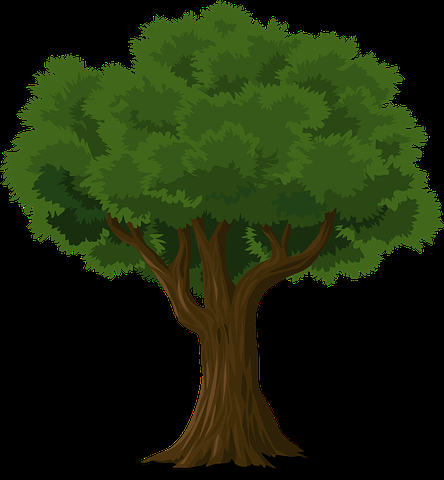
%> input picture img1.png, 444 x 480 px
$ octave intensity_level.m   (GNU Octave 9; MATLAB toolbox functions it lacks are replaced by stand-ins)
%> lines starting %> are read from the running program, lines starting %| are printed output that depends on the picture
I = imread('C:\Users\SRTINNI\Desktop\41 Lab\DIP_LAB_\img1.png');
%> I is the input picture: size 480x444x3 uint8; mean R, G, B 28, 39.9, 10.6
a=rgb2gray(I);
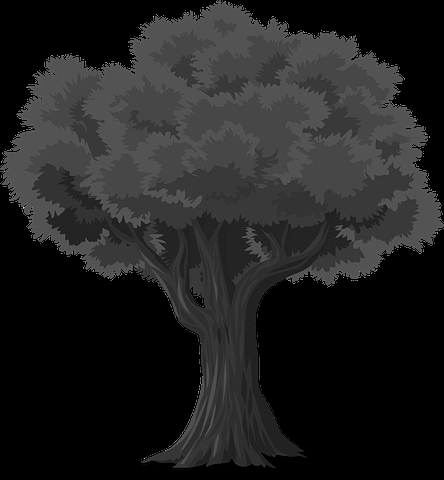
%> a: size 480x444 uint8; min 0, max 226, mean 33.1
subplot(2,1,1)
imshow(a)

subplot(2,1,2)
imshow(a,colormap(gray(2^(8-1))))
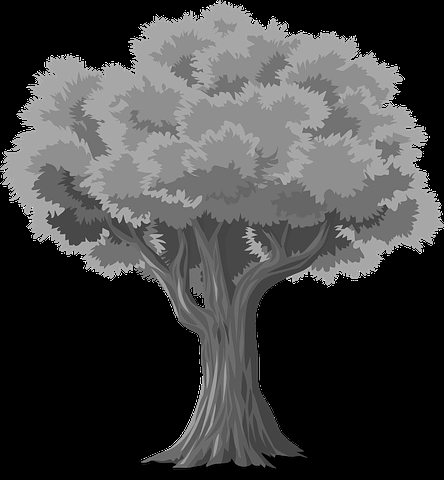
%> displayed picture: size 480x444x3, on the screen's scale of 0 to 255; min 0, max 255, mean 66.4

$ run again, with img4.png copied over img1.png
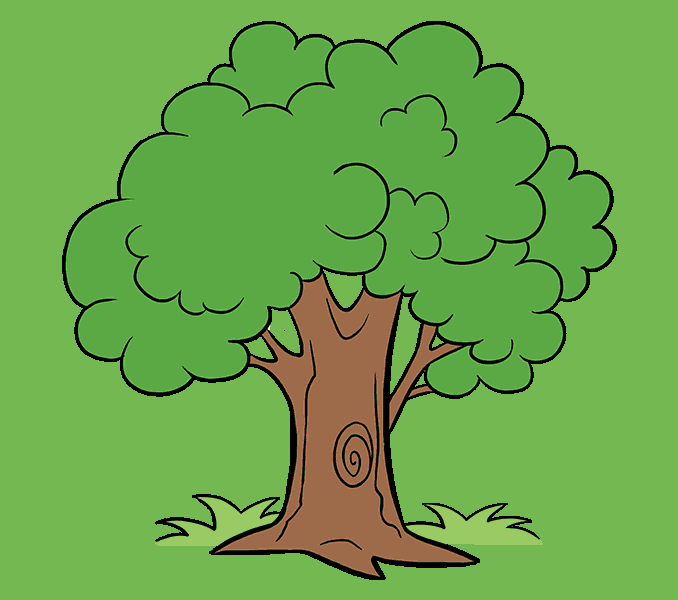
%> input picture img4.png, 678 x 600 px
%> I is the input picture: size 600x678x3 uint8; mean R, G, B 106, 165.3, 73
%> `a=rgb2gray(I);`:
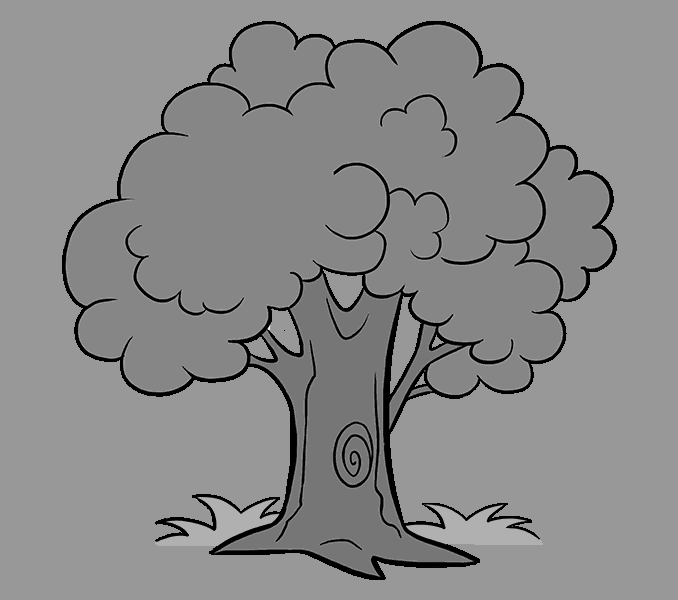
%> a: size 600x678 uint8; min 0, max 240, mean 137
%> `imshow(a,colormap(gray(2^(8-1))))`:
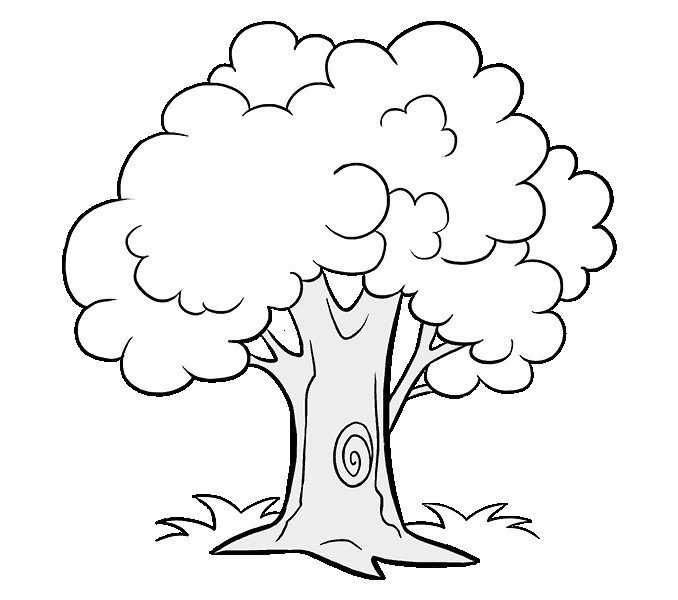
%> displayed picture: size 600x678x3, on the screen's scale of 0 to 255; min 0, max 255, mean 241.3

$ run again, with img2.jpg saved as img1.png
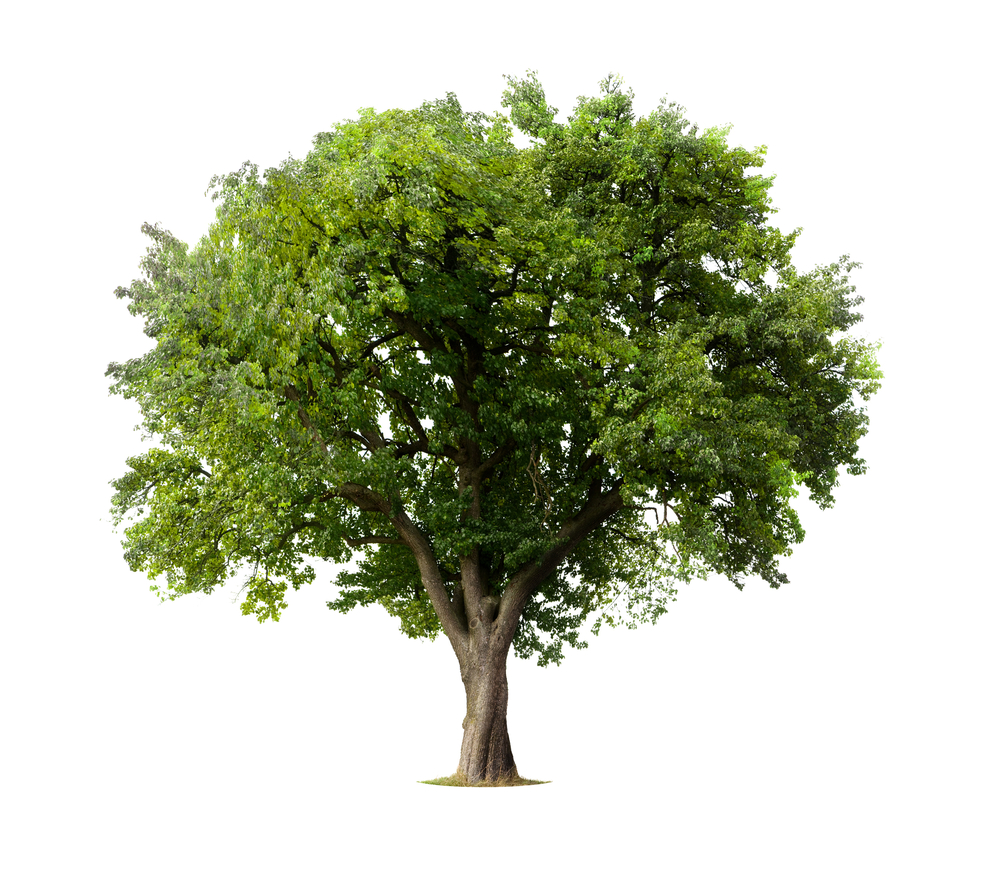
%> input picture img2.jpg, 1000 x 871 px
%> I is the input picture: size 871x1000x3 uint8; mean R, G, B 191.6, 197.1, 175.7
%> `a=rgb2gray(I);`:
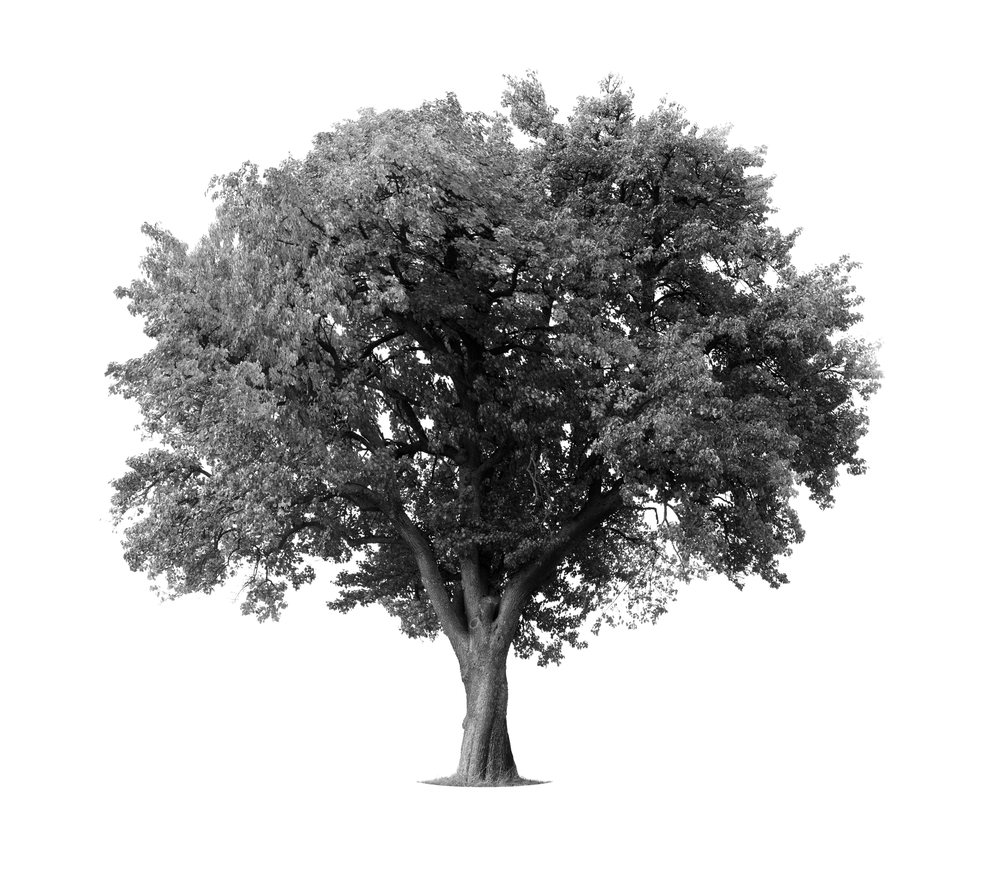
%> a: size 871x1000 uint8; min 0, max 255, mean 193
%> `imshow(a,colormap(gray(2^(8-1))))`:
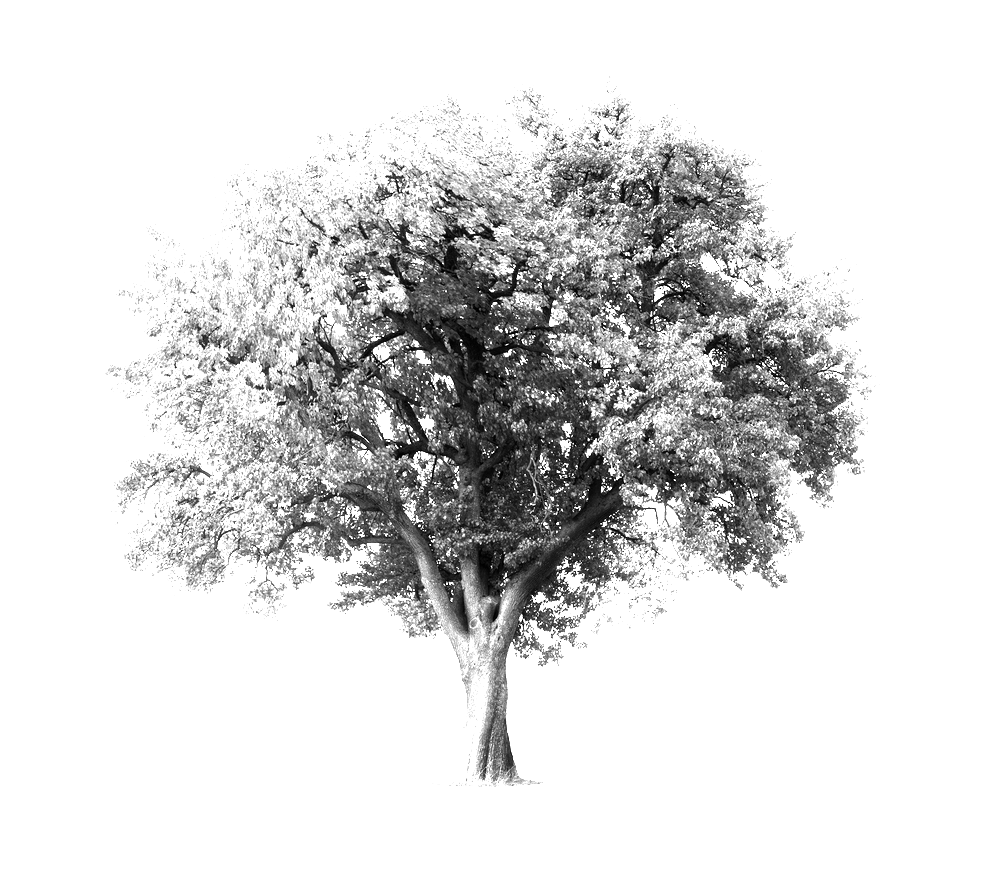
%> displayed picture: size 871x1000x3, on the screen's scale of 0 to 255; min 0, max 255, mean 219
